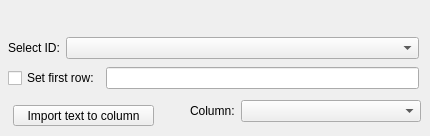
          <widget class="QWidget" name="tab_16">
           <attribute name="title">
            <string>txt</string>
           </attribute>
           <widget class="QPushButton" name="importtxt">
            <property name="geometry">
             <rect>
              <x>13</x>
              <y>105</y>
              <width>141</width>
              <height>21</height>
             </rect>
            </property>
            <property name="text">
             <string>Import text to column</string>
            </property>
           </widget>
           <widget class="QWidget" name="layoutWidget">
            <property name="geometry">
             <rect>
              <x>8</x>
              <y>35</y>
              <width>411</width>
              <height>58</height>
             </rect>
            </property>
            <layout class="QGridLayout" name="gridLayout_7">
             <item row="0" column="0">
              <widget class="QLabel" name="label_38">
               <property name="text">
                <string>Select ID:</string>
               </property>
              </widget>
             </item>
             <item row="0" column="1" colspan="2">
              <widget class="QComboBox" name="comboBoxtxtsid"/>
             </item>
             <item row="1" column="0" colspan="2">
              <widget class="QCheckBox" name="checkBoxSetIDtxt">
               <property name="text">
                <string>Set first row:</string>
               </property>
              </widget>
             </item>
             <item row="1" column="2">
              <widget class="QLineEdit" name="lineEditFirstIDtxt">
               <property name="text">
                <string/>
               </property>
              </widget>
             </item>
            </layout>
           </widget>
           <widget class="QWidget" name="layoutWidget">
            <property name="geometry">
             <rect>
              <x>190</x>
              <y>100</y>
              <width>231</width>
              <height>27</height>
             </rect>
            </property>
            <layout class="QFormLayout" name="formLayout_12">
             <item row="0" column="0">
              <widget class="QLabel" name="label_54">
               <property name="text">
                <string>Column:</string>
               </property>
              </widget>
             </item>
             <item row="0" column="1">
              <widget class="QComboBox" name="comboBoxtxtziel"/>
             </item>
            </layout>
           </widget>
          </widget>
